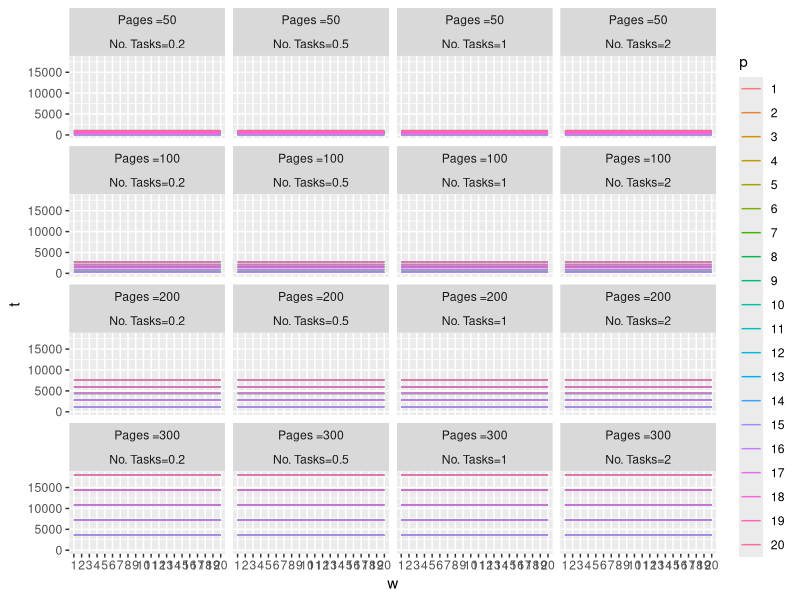

Recreate this plot in R. (Note: this script raises an error after producing the figure.)

library(ggplot2)

P <- c(50, 100, 200, 300)
p <- seq(1, 20)
W <- c(.2, .5, 1, 2)
w <- 1:20


# t <- function(P, p, W, w) {
#   t <- p*P + w*W*P
#   return(t/60)
# }

frame <- expand.grid(P = P, p=p, W=W, w=w)

frame$t <- NA

for(i in 1: nrow(frame)) {
  frame[i, "t"] <- frame[i, "p"]*frame[i, "P"] + frame[i, "w"]*frame[i,"W"]*frame[i,"P"]
}


frame$t <- p*P + w*W*P
frame$tp <- (p/2)*P + w*W*P
frame$tw <- p*P + (w/2)*W*P

frame$P <- factor(frame$P, labels= paste0("Pages =", P))
frame$p <- factor(frame$p)
frame$W <- factor(frame$W, labels = paste0("No. Tasks=", W))
frame$w <- factor(frame$w)


ggplot(frame, aes(y = t, x = w, color = p, group = p)) + geom_line() + 
  facet_wrap(P ~ W)

mod <- lm(t ~ p*w, data = frame)
anova(mod)
mod2 <- update(mod, . ~ . - p:w )
anova(mod, mod2)
anova(mod2)

summary(mod2)


aggregate(t ~ w + p, frame , range)

aggregate(t ~ p, aggwp, mean)

mod2

plot(p ~ w, frame)


fullmod <- lm(t ~ P + p + W + w, frame)
summary(fullmod)

predict(fullmod, newdata = data.frame(P = 150, p = 3, w = 10, W =2))

p_gt_w <- ifelse(frame$p*frame$P > frame$w*frame$W*frame$P, 1, 0 )
p_gt_wW <- ifelse(frame$p > frame$w*frame$W, 1, 0)

mean(p_gt_w)
mean(p_gt_wW)
